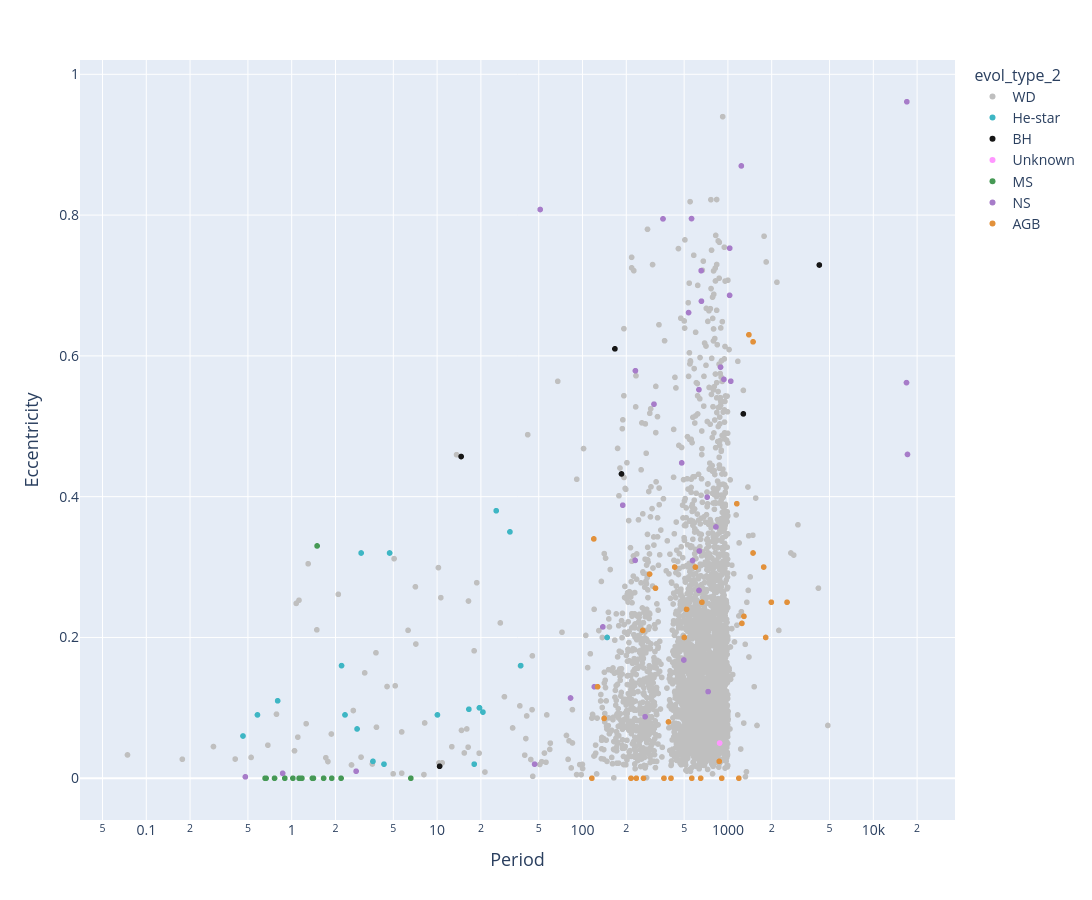

The notebook cell saved with this chart:
### Code cell
custom_colors = {
    'WD':'#bfbfbf',
    'He-star':'#3eb6c4',
    'MS':'#469955',
    'BH':'#161616',
    'NS':'#a77cc9',
    'AGB':'#e2913b',
    'HG':'#e2da3b',
    'RGB': '#cc5159'
}
fig = plotly_vars('Period', 'Eccentricity', pd_catalog_data, logx=True, logy=False, 
                  color_by='evol_type_2', color_map=custom_colors)

fig.show()

### Figure 1 — Plotly figure (JSON) as saved in the notebook; plotly's stock layout.template omitted (floating-point values rounded to 4 significant figures; data arrays with more than 128 entries replaced by an {"elided": "..."} marker saying what was removed)
{"data": [{"customdata": {"elided": "3404x9 str values"}, "hovertemplate": "Period=%{x:.3f}<br>Eccentricity=%{y:.3f}<br>System Name=%{customdata[0]}<br>Type1=%{customdata[1]}<br>Type2=%{customdata[2]}<br>evol_type_1=%{customdata[3]}<br>obs_type_1=%{customdata[5]}<br>obs_type_2=%{customdata[6]}<br>system_class=%{customdata[7]}<extra></extra>", "legendgroup": "WD", "marker": {"color": "#bfbfbf", "size": 6, "symbol": "circle"}, "mode": "markers", "name": "WD", "showlegend": true, "type": "scattergl", "x": {"elided": "3404 float values"}, "xaxis": "x", "y": {"elided": "3404 float values"}, "yaxis": "y"}, {"customdata": {"elided": "20x9 str values"}, "hovertemplate": "Period=%{x:.3f}<br>Eccentricity=%{y:.3f}<br>System Name=%{customdata[0]}<br>Type1=%{customdata[1]}<br>Type2=%{customdata[2]}<br>evol_type_1=%{customdata[3]}<br>obs_type_1=%{customdata[5]}<br>obs_type_2=%{customdata[6]}<br>system_class=%{customdata[7]}<extra></extra>", "legendgroup": "He-star", "marker": {"color": "#3eb6c4", "size": 6, "symbol": "circle"}, "mode": "markers", "name": "He-star", "showlegend": true, "type": "scattergl", "x": [147.6, 17.99, 2.202, 2.816, 31.69, 4.713, 37.59, 2.326, 3.003, 4.312, 25.5, 10.05, 19.56, 19.56, 0.4625, 0.5816, 0.8008, 3.622, 16.54, 20.66], "xaxis": "x", "y": [0.2, 0.02, 0.16, 0.07, 0.35, 0.32, 0.16, 0.09, 0.32, 0.02, 0.38, 0.09, 0.1, 0.1, 0.06, 0.09, 0.11, 0.024, 0.098, 0.094], "yaxis": "y"}, {"customdata": [["Gaia BH1", "MS", "BH", "MS", "BH", "", "", "Gaia compact object", "BH"], ["Gaia BH2", "RG", "BH", "RGB", "BH", "RG", "", "Gaia compact object", "BH"], ["Gaia BH3", "RG", "BH", "RGB", "BH", "RG", "", "Gaia compact object", "BH"], ["VFTS 243", "O7V", "BH", "MS", "BH", "O7V", "", "Spectroscopic binary with dormant CO", "BH"], ["NGC 3201 #12560", "MS", "BH", "MS", "BH", "", "", "Spectroscopic binary with dormant CO", "BH"], ["HD 130298", "O6.5III", "BH", "MS", "BH", "O6.5III", "", "Spectroscopic binary with dormant CO", "BH"]], "hovertemplate": "Period=%{x:.3f}<br>Eccentricity=%{y:.3f}<br>System Name=%{customdata[0]}<br>Type1=%{customdata[1]}<br>Type2=%{customdata[2]}<br>evol_type_1=%{customdata[3]}<br>obs_type_1=%{customdata[5]}<br>obs_type_2=%{customdata[6]}<br>system_class=%{customdata[7]}<extra></extra>", "legendgroup": "BH", "marker": {"color": "#161616", "size": 6, "symbol": "circle"}, "mode": "markers", "name": "BH", "showlegend": true, "type": "scattergl", "x": [185.4, 1277.0, 4253.0, 10.4, 167.0, 14.63], "xaxis": "x", "y": [0.4323, 0.5176, 0.7291, 0.017, 0.61, 0.457], "yaxis": "y"}, {"customdata": [["G3425", "RG", "BH?", "RGB", "", "RG", "BH?", "Spectroscopic binary with dormant CO", "Unknown"]], "hovertemplate": "Period=%{x:.3f}<br>Eccentricity=%{y:.3f}<br>System Name=%{customdata[0]}<br>Type1=%{customdata[1]}<br>Type2=%{customdata[2]}<br>evol_type_1=%{customdata[3]}<br>obs_type_1=%{customdata[5]}<br>obs_type_2=%{customdata[6]}<br>system_class=%{customdata[7]}<extra></extra>", "legendgroup": "Unknown", "marker": {"color": "#FF97FF", "size": 6, "symbol": "circle"}, "mode": "markers", "name": "Unknown", "showlegend": true, "type": "scattergl", "x": [877.0], "xaxis": "x", "y": [0.05], "yaxis": "y"}, {"customdata": {"elided": "15x9 str values"}, "hovertemplate": "Period=%{x:.3f}<br>Eccentricity=%{y:.3f}<br>System Name=%{customdata[0]}<br>Type1=%{customdata[1]}<br>Type2=%{customdata[2]}<br>evol_type_1=%{customdata[3]}<br>obs_type_1=%{customdata[5]}<br>obs_type_2=%{customdata[6]}<br>system_class=%{customdata[7]}<extra></extra>", "legendgroup": "MS", "marker": {"color": "#469955", "size": 6, "symbol": "circle"}, "mode": "markers", "name": "MS", "showlegend": true, "type": "scattergl", "x": [2.185, 1.175, 1.387, 1.886, 1.124, 0.6668, 0.8966, 1.658, 1.495, 0.7619, 1.411, 1.141, 0.6563, 6.598, 1.019], "xaxis": "x", "y": [0.0, 0.0, 0.0, 0.0, 0.0, 0.0, 0.0, 0.0, 0.33, 0.0, 0.0, 0.0, 0.0, 0.0, 0.0], "yaxis": "y"}, {"customdata": {"elided": "36x9 str values"}, "hovertemplate": "Period=%{x:.3f}<br>Eccentricity=%{y:.3f}<br>System Name=%{customdata[0]}<br>Type1=%{customdata[1]}<br>Type2=%{customdata[2]}<br>evol_type_1=%{customdata[3]}<br>obs_type_1=%{customdata[5]}<br>obs_type_2=%{customdata[6]}<br>system_class=%{customdata[7]}<extra></extra>", "legendgroup": "NS", "marker": {"color": "#a77cc9", "size": 6, "symbol": "circle"}, "mode": "markers", "name": "NS", "showlegend": true, "type": "scattergl", "x": [730.9, 189.1, 230.2, 310.2, 481.0, 497.6, 536.1, 561.8, 570.9, 631.8, 632.6, 636.1, 654.6, 657.4, 719.8, 827.0, 889.5, 938.3, 1027.0, 1029.0, 1046.0, 357.8, 82.72, 0.8666, 16910.0, 2.774, 120.6, 46.81, 0.4799, 138.0, 51.17, 1237.0, 231.0, 17000.0, 269.4, 17180.0], "xaxis": "x", "y": [0.123, 0.3879, 0.3095, 0.5314, 0.448, 0.168, 0.6615, 0.795, 0.3093, 0.552, 0.2668, 0.3228, 0.721, 0.6777, 0.3993, 0.357, 0.584, 0.5666, 0.686, 0.753, 0.564, 0.7946, 0.114, 0.007, 0.562, 0.01, 0.13, 0.02, 0.002, 0.215, 0.8079, 0.8699, 0.5789, 0.961, 0.08742, 0.46], "yaxis": "y"}, {"customdata": {"elided": "33x9 str values"}, "hovertemplate": "Period=%{x:.3f}<br>Eccentricity=%{y:.3f}<br>System Name=%{customdata[0]}<br>Type1=%{customdata[1]}<br>Type2=%{customdata[2]}<br>evol_type_1=%{customdata[3]}<br>obs_type_1=%{customdata[5]}<br>obs_type_2=%{customdata[6]}<br>system_class=%{customdata[7]}<extra></extra>", "legendgroup": "AGB", "marker": {"color": "#e2913b", "size": 6, "symbol": "circle"}, "mode": "markers", "name": "AGB", "showlegend": true, "type": "scattergl", "x": [289.1, 1189.0, 871.7, 140.8, 1248.0, 1151.0, 317.6, 597.4, 1289.0, 1989.0, 906.3, 1488.0, 363.3, 259.6, 1818.0, 430.6, 234.4, 262.6, 215.4, 501.1, 1762.0, 390.2, 649.8, 1394.0, 519.7, 127.0, 119.6, 1489.0, 116.0, 406.0, 564.3, 662.2, 2550.0], "xaxis": "x", "y": [0.29, 0.0, 0.024, 0.085, 0.22, 0.39, 0.27, 0.3, 0.23, 0.25, 0.0, 0.32, 0.0, 0.21, 0.2, 0.3, 0.0, 0.0, 0.0, 0.2, 0.3, 0.08, 0.0, 0.63, 0.24, 0.13, 0.34, 0.62, 0.0, 0.0, 0.0, 0.25, 0.25], "yaxis": "y"}], "layout": {"height": 900, "legend": {"font": {"size": 14}, "title": {"font": {"size": 16}, "text": "evol_type_2"}, "tracegroupgap": 0}, "margin": {"t": 60}, "width": 1200, "xaxis": {"anchor": "y", "domain": [0, 1], "tickfont": {"size": 14}, "title": {"font": {"size": 18}, "text": "Period"}, "type": "log"}, "yaxis": {"anchor": "x", "domain": [0, 1], "tickfont": {"size": 14}, "title": {"font": {"size": 18}, "text": "Eccentricity"}}}}
